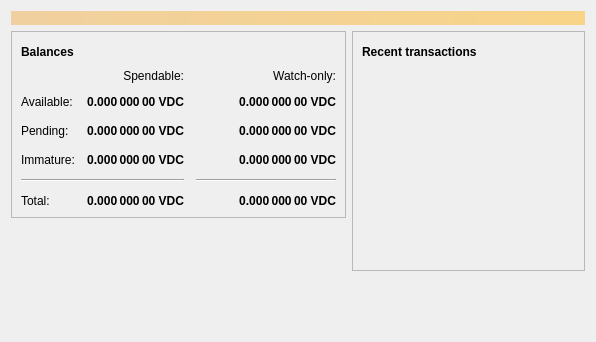
<?xml version="1.0" encoding="UTF-8"?>
<ui version="4.0">
 <class>OverviewPage</class>
 <widget class="QWidget" name="OverviewPage">
  <property name="geometry">
   <rect>
    <x>0</x>
    <y>0</y>
    <width>596</width>
    <height>342</height>
   </rect>
  </property>
  <property name="windowTitle">
   <string>Form</string>
  </property>
  <layout class="QVBoxLayout" name="topLayout">
   <item>
    <widget class="QLabel" name="labelAlerts">
     <property name="visible">
      <bool>false</bool>
     </property>
     <property name="styleSheet">
      <string notr="true">QLabel { background-color: qlineargradient(x1: 0, y1: 0, x2: 1, y2: 0, stop:0 #F0D0A0, stop:1 #F8D488); color:#000000; }</string>
     </property>
     <property name="wordWrap">
      <bool>true</bool>
     </property>
     <property name="margin">
      <number>3</number>
     </property>
     <property name="textInteractionFlags">
      <set>Qt::TextSelectableByMouse</set>
     </property>
    </widget>
   </item>
   <item>
    <layout class="QHBoxLayout" name="horizontalLayout" stretch="1,1">
     <item>
      <layout class="QVBoxLayout" name="verticalLayout_2">
       <item>
        <widget class="QFrame" name="frame">
         <property name="frameShape">
          <enum>QFrame::StyledPanel</enum>
         </property>
         <property name="frameShadow">
          <enum>QFrame::Raised</enum>
         </property>
         <layout class="QVBoxLayout" name="verticalLayout_4">
          <item>
           <layout class="QHBoxLayout" name="horizontalLayout_4">
            <item>
             <widget class="QLabel" name="label_5">
              <property name="font">
               <font>
                <weight>75</weight>
                <bold>true</bold>
               </font>
              </property>
              <property name="text">
               <string>Balances</string>
              </property>
             </widget>
            </item>
            <item>
             <widget class="QPushButton" name="labelWalletStatus">
              <property name="enabled">
               <bool>true</bool>
              </property>
              <property name="maximumSize">
               <size>
                <width>30</width>
                <height>16777215</height>
               </size>
              </property>
              <property name="toolTip">
               <string>The displayed information may be out of date. Your wallet automatically synchronizes with the VoodooCash network after a connection is established, but this process has not completed yet.</string>
              </property>
              <property name="text">
               <string/>
              </property>
              <property name="icon">
               <iconset resource="../bitcoin.qrc">
                <normaloff>:/icons/warning</normaloff>
                <disabledoff>:/icons/warning</disabledoff>:/icons/warning</iconset>
              </property>
              <property name="iconSize">
               <size>
                <width>24</width>
                <height>24</height>
               </size>
              </property>
              <property name="flat">
               <bool>true</bool>
              </property>
             </widget>
            </item>
            <item>
             <spacer name="horizontalSpacer_3">
              <property name="orientation">
               <enum>Qt::Horizontal</enum>
              </property>
              <property name="sizeHint" stdset="0">
               <size>
                <width>40</width>
                <height>20</height>
               </size>
              </property>
             </spacer>
            </item>
           </layout>
          </item>
          <item>
           <layout class="QGridLayout" name="gridLayout">
            <property name="spacing">
             <number>12</number>
            </property>
            <item row="2" column="2">
             <widget class="QLabel" name="labelWatchPending">
              <property name="font">
               <font>
                <weight>75</weight>
                <bold>true</bold>
               </font>
              </property>
              <property name="cursor">
               <cursorShape>IBeamCursor</cursorShape>
              </property>
              <property name="toolTip">
               <string>Unconfirmed transactions to watch-only addresses</string>
              </property>
              <property name="text">
               <string notr="true">0.000 000 00 VDC</string>
              </property>
              <property name="alignment">
               <set>Qt::AlignRight|Qt::AlignTrailing|Qt::AlignVCenter</set>
              </property>
              <property name="textInteractionFlags">
               <set>Qt::LinksAccessibleByMouse|Qt::TextSelectableByKeyboard|Qt::TextSelectableByMouse</set>
              </property>
             </widget>
            </item>
            <item row="2" column="1">
             <widget class="QLabel" name="labelUnconfirmed">
              <property name="font">
               <font>
                <weight>75</weight>
                <bold>true</bold>
               </font>
              </property>
              <property name="cursor">
               <cursorShape>IBeamCursor</cursorShape>
              </property>
              <property name="toolTip">
               <string>Total of transactions that have yet to be confirmed, and do not yet count toward the spendable balance</string>
              </property>
              <property name="text">
               <string notr="true">0.000 000 00 VDC</string>
              </property>
              <property name="alignment">
               <set>Qt::AlignRight|Qt::AlignTrailing|Qt::AlignVCenter</set>
              </property>
              <property name="textInteractionFlags">
               <set>Qt::LinksAccessibleByMouse|Qt::TextSelectableByKeyboard|Qt::TextSelectableByMouse</set>
              </property>
             </widget>
            </item>
            <item row="3" column="2">
             <widget class="QLabel" name="labelWatchImmature">
              <property name="font">
               <font>
                <weight>75</weight>
                <bold>true</bold>
               </font>
              </property>
              <property name="cursor">
               <cursorShape>IBeamCursor</cursorShape>
              </property>
              <property name="toolTip">
               <string>Mined balance in watch-only addresses that has not yet matured</string>
              </property>
              <property name="text">
               <string notr="true">0.000 000 00 VDC</string>
              </property>
              <property name="alignment">
               <set>Qt::AlignRight|Qt::AlignTrailing|Qt::AlignVCenter</set>
              </property>
              <property name="textInteractionFlags">
               <set>Qt::LinksAccessibleByMouse|Qt::TextSelectableByKeyboard|Qt::TextSelectableByMouse</set>
              </property>
             </widget>
            </item>
            <item row="4" column="0" colspan="2">
             <widget class="Line" name="line">
              <property name="orientation">
               <enum>Qt::Horizontal</enum>
              </property>
             </widget>
            </item>
            <item row="4" column="2">
             <widget class="Line" name="lineWatchBalance">
              <property name="sizePolicy">
               <sizepolicy hsizetype="Preferred" vsizetype="Fixed">
                <horstretch>0</horstretch>
                <verstretch>0</verstretch>
               </sizepolicy>
              </property>
              <property name="minimumSize">
               <size>
                <width>140</width>
                <height>0</height>
               </size>
              </property>
              <property name="orientation">
               <enum>Qt::Horizontal</enum>
              </property>
             </widget>
            </item>
            <item row="5" column="0">
             <widget class="QLabel" name="labelTotalText">
              <property name="text">
               <string>Total:</string>
              </property>
             </widget>
            </item>
            <item row="3" column="1">
             <widget class="QLabel" name="labelImmature">
              <property name="font">
               <font>
                <weight>75</weight>
                <bold>true</bold>
               </font>
              </property>
              <property name="cursor">
               <cursorShape>IBeamCursor</cursorShape>
              </property>
              <property name="toolTip">
               <string>Mined balance that has not yet matured</string>
              </property>
              <property name="text">
               <string notr="true">0.000 000 00 VDC</string>
              </property>
              <property name="alignment">
               <set>Qt::AlignRight|Qt::AlignTrailing|Qt::AlignVCenter</set>
              </property>
              <property name="textInteractionFlags">
               <set>Qt::LinksAccessibleByMouse|Qt::TextSelectableByKeyboard|Qt::TextSelectableByMouse</set>
              </property>
             </widget>
            </item>
            <item row="2" column="3">
             <spacer name="horizontalSpacer_2">
              <property name="orientation">
               <enum>Qt::Horizontal</enum>
              </property>
              <property name="sizeHint" stdset="0">
               <size>
                <width>40</width>
                <height>20</height>
               </size>
              </property>
             </spacer>
            </item>
            <item row="3" column="0">
             <widget class="QLabel" name="labelImmatureText">
              <property name="text">
               <string>Immature:</string>
              </property>
             </widget>
            </item>
            <item row="5" column="1">
             <widget class="QLabel" name="labelTotal">
              <property name="font">
               <font>
                <weight>75</weight>
                <bold>true</bold>
               </font>
              </property>
              <property name="cursor">
               <cursorShape>IBeamCursor</cursorShape>
              </property>
              <property name="toolTip">
               <string>Your current total balance</string>
              </property>
              <property name="text">
               <string notr="true">0.000 000 00 VDC</string>
              </property>
              <property name="alignment">
               <set>Qt::AlignRight|Qt::AlignTrailing|Qt::AlignVCenter</set>
              </property>
              <property name="textInteractionFlags">
               <set>Qt::LinksAccessibleByMouse|Qt::TextSelectableByKeyboard|Qt::TextSelectableByMouse</set>
              </property>
             </widget>
            </item>
            <item row="5" column="2">
             <widget class="QLabel" name="labelWatchTotal">
              <property name="font">
               <font>
                <weight>75</weight>
                <bold>true</bold>
               </font>
              </property>
              <property name="cursor">
               <cursorShape>IBeamCursor</cursorShape>
              </property>
              <property name="toolTip">
               <string>Current total balance in watch-only addresses</string>
              </property>
              <property name="text">
               <string notr="true">0.000 000 00 VDC</string>
              </property>
              <property name="alignment">
               <set>Qt::AlignRight|Qt::AlignTrailing|Qt::AlignVCenter</set>
              </property>
              <property name="textInteractionFlags">
               <set>Qt::LinksAccessibleByMouse|Qt::TextSelectableByKeyboard|Qt::TextSelectableByMouse</set>
              </property>
             </widget>
            </item>
            <item row="0" column="2">
             <widget class="QLabel" name="labelWatchonly">
              <property name="text">
               <string>Watch-only:</string>
              </property>
              <property name="alignment">
               <set>Qt::AlignRight|Qt::AlignTrailing|Qt::AlignVCenter</set>
              </property>
             </widget>
            </item>
            <item row="1" column="0">
             <widget class="QLabel" name="labelBalanceText">
              <property name="text">
               <string>Available:</string>
              </property>
             </widget>
            </item>
            <item row="1" column="1">
             <widget class="QLabel" name="labelBalance">
              <property name="font">
               <font>
                <weight>75</weight>
                <bold>true</bold>
               </font>
              </property>
              <property name="cursor">
               <cursorShape>IBeamCursor</cursorShape>
              </property>
              <property name="toolTip">
               <string>Your current spendable balance</string>
              </property>
              <property name="text">
               <string notr="true">0.000 000 00 VDC</string>
              </property>
              <property name="alignment">
               <set>Qt::AlignRight|Qt::AlignTrailing|Qt::AlignVCenter</set>
              </property>
              <property name="textInteractionFlags">
               <set>Qt::LinksAccessibleByMouse|Qt::TextSelectableByKeyboard|Qt::TextSelectableByMouse</set>
              </property>
             </widget>
            </item>
            <item row="1" column="2">
             <widget class="QLabel" name="labelWatchAvailable">
              <property name="font">
               <font>
                <weight>75</weight>
                <bold>true</bold>
               </font>
              </property>
              <property name="cursor">
               <cursorShape>IBeamCursor</cursorShape>
              </property>
              <property name="toolTip">
               <string>Your current balance in watch-only addresses</string>
              </property>
              <property name="text">
               <string notr="true">0.000 000 00 VDC</string>
              </property>
              <property name="alignment">
               <set>Qt::AlignRight|Qt::AlignTrailing|Qt::AlignVCenter</set>
              </property>
              <property name="textInteractionFlags">
               <set>Qt::LinksAccessibleByMouse|Qt::TextSelectableByKeyboard|Qt::TextSelectableByMouse</set>
              </property>
             </widget>
            </item>
            <item row="2" column="0">
             <widget class="QLabel" name="labelPendingText">
              <property name="text">
               <string>Pending:</string>
              </property>
             </widget>
            </item>
            <item row="0" column="1">
             <widget class="QLabel" name="labelSpendable">
              <property name="text">
               <string>Spendable:</string>
              </property>
              <property name="alignment">
               <set>Qt::AlignRight|Qt::AlignTrailing|Qt::AlignVCenter</set>
              </property>
             </widget>
            </item>
           </layout>
          </item>
         </layout>
        </widget>
       </item>
       <item>
        <spacer name="verticalSpacer">
         <property name="orientation">
          <enum>Qt::Vertical</enum>
         </property>
         <property name="sizeHint" stdset="0">
          <size>
           <width>20</width>
           <height>40</height>
          </size>
         </property>
        </spacer>
       </item>
      </layout>
     </item>
     <item>
      <layout class="QVBoxLayout" name="verticalLayout_3">
       <item>
        <widget class="QFrame" name="frame_2">
         <property name="frameShape">
          <enum>QFrame::StyledPanel</enum>
         </property>
         <property name="frameShadow">
          <enum>QFrame::Raised</enum>
         </property>
         <layout class="QVBoxLayout" name="verticalLayout">
          <item>
           <layout class="QHBoxLayout" name="horizontalLayout_2">
            <item>
             <widget class="QLabel" name="label_4">
              <property name="font">
               <font>
                <weight>75</weight>
                <bold>true</bold>
               </font>
              </property>
              <property name="text">
               <string>Recent transactions</string>
              </property>
             </widget>
            </item>
            <item>
             <widget class="QPushButton" name="labelTransactionsStatus">
              <property name="enabled">
               <bool>true</bool>
              </property>
              <property name="maximumSize">
               <size>
                <width>30</width>
                <height>16777215</height>
               </size>
              </property>
              <property name="toolTip">
               <string>The displayed information may be out of date. Your wallet automatically synchronizes with the VoodooCash network after a connection is established, but this process has not completed yet.</string>
              </property>
              <property name="text">
               <string/>
              </property>
              <property name="icon">
               <iconset resource="../bitcoin.qrc">
                <normaloff>:/icons/warning</normaloff>
                <disabledoff>:/icons/warning</disabledoff>:/icons/warning</iconset>
              </property>
              <property name="iconSize">
               <size>
                <width>24</width>
                <height>24</height>
               </size>
              </property>
              <property name="flat">
               <bool>true</bool>
              </property>
             </widget>
            </item>
            <item>
             <spacer name="horizontalSpacer">
              <property name="orientation">
               <enum>Qt::Horizontal</enum>
              </property>
              <property name="sizeHint" stdset="0">
               <size>
                <width>40</width>
                <height>20</height>
               </size>
              </property>
             </spacer>
            </item>
           </layout>
          </item>
          <item>
           <widget class="QListView" name="listTransactions">
            <property name="styleSheet">
             <string notr="true">QListView { background: transparent; }</string>
            </property>
            <property name="frameShape">
             <enum>QFrame::NoFrame</enum>
            </property>
            <property name="verticalScrollBarPolicy">
             <enum>Qt::ScrollBarAlwaysOff</enum>
            </property>
            <property name="horizontalScrollBarPolicy">
             <enum>Qt::ScrollBarAlwaysOff</enum>
            </property>
            <property name="selectionMode">
             <enum>QAbstractItemView::NoSelection</enum>
            </property>
           </widget>
          </item>
         </layout>
        </widget>
       </item>
       <item>
        <spacer name="verticalSpacer_2">
         <property name="orientation">
          <enum>Qt::Vertical</enum>
         </property>
         <property name="sizeHint" stdset="0">
          <size>
           <width>20</width>
           <height>40</height>
          </size>
         </property>
        </spacer>
       </item>
      </layout>
     </item>
    </layout>
   </item>
  </layout>
 </widget>
 <resources/>
 <connections/>
</ui>
